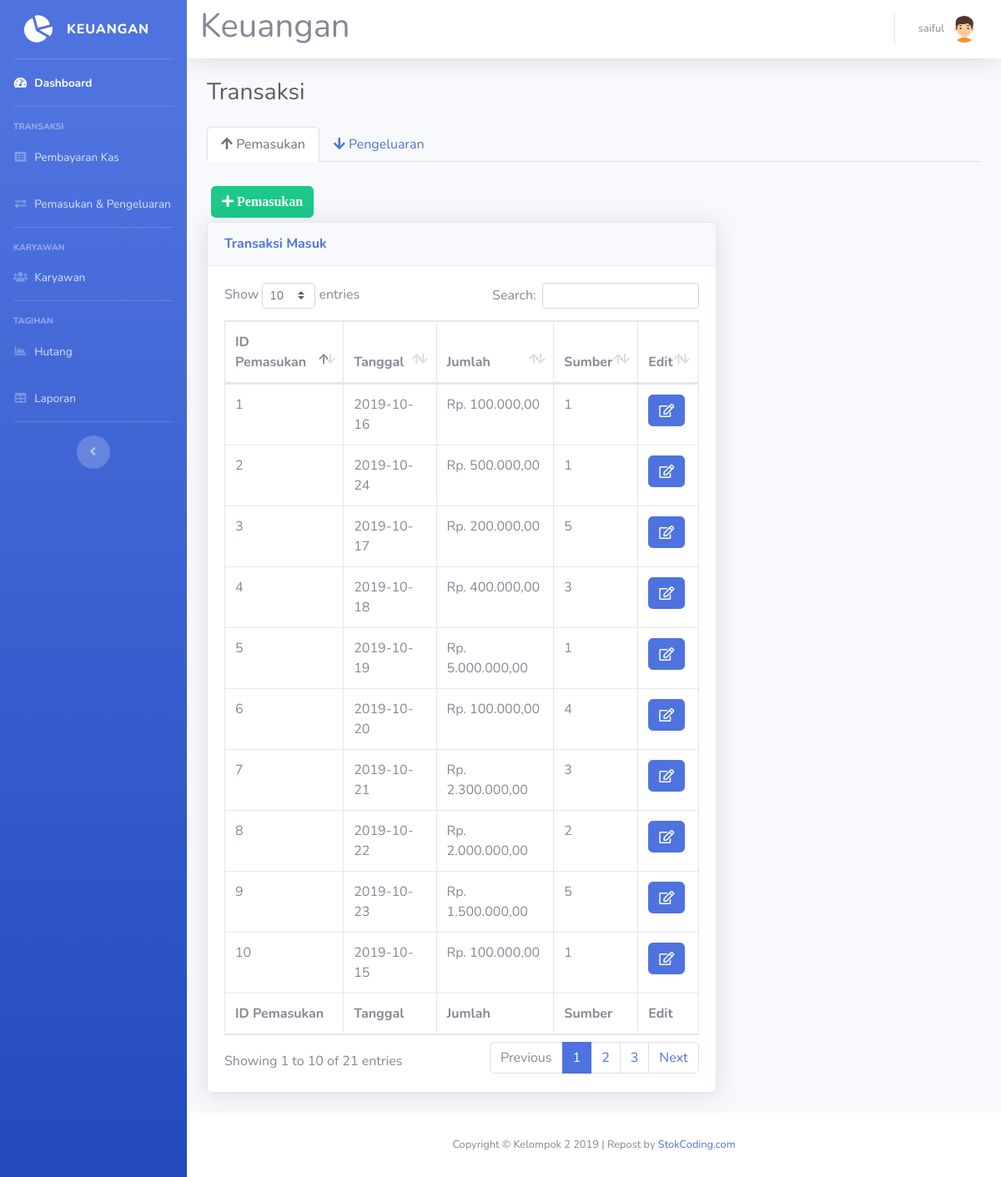
The page /transaksi.php (signed in) on the database its author committed.
### tables this page shows
CREATE TABLE `pemasukan` (
  `id_pemasukan` int(11) NOT NULL,
  `tgl_pemasukan` date NOT NULL,
  `jumlah` int(11) NOT NULL,
  `id_sumber` int(11) NOT NULL
);

### transaksi.php (the view, shortened to what this page needs)
<!DOCTYPE html>
<html lang="en">
<head>
  <link href="vendor/fontawesome-free/css/all.min.css" rel="stylesheet" type="text/css">
  <link href="css/sb-admin-2.min.css" rel="stylesheet">
  <link href="vendor/datatables/dataTables.bootstrap4.min.css" rel="stylesheet">
</head>
<body id="page-top">
<?php
require 'koneksi.php';
require 'sidebar.php';
?>
  <div id="content">
<?php require 'navbar.php'; ?>
    <div class="container-fluid">
      <div class="d-sm-flex align-items-center justify-content-between mb-4">
        <h1 class="h3 mb-0 text-gray-800">Transaksi</h1>
      </div>
      <ul class="nav nav-tabs mb-4" id="transaksiTab" role="tablist">
        <li class="nav-item">
          <a class="nav-link active" id="pendapatan-tab" data-toggle="tab" href="#tab-pendapatan" role="tab" aria-controls="tab-pendapatan" aria-selected="true">
            <i class="fas fa-arrow-up"></i> Pemasukan
          </a>
        </li>
        <li class="nav-item">
          <a class="nav-link" id="pengeluaran-tab" data-toggle="tab" href="#tab-pengeluaran" role="tab" aria-controls="tab-pengeluaran" aria-selected="false">
            <i class="fas fa-arrow-down"></i> Pengeluaran
          </a>
        </li>
      </ul>
      <div class="tab-content" id="transaksiTabContent">
        <div class="tab-pane fade show active" id="tab-pendapatan" role="tabpanel" aria-labelledby="pendapatan-tab">
          <div class="row">
            <div class="col-xl-8 col-lg-12">
              <button type="button" class="btn btn-success" style="margin:5px" data-toggle="modal" data-target="#myModalTambahPemasukan">
                <i class="fa fa-plus"> Pemasukan</i>
              </button><br>
              <div class="card shadow mb-4">
                <div class="card-header py-3">
                  <h6 class="m-0 font-weight-bold text-primary">Transaksi Masuk</h6>
                </div>
                <div class="card-body">
                  <div class="table-responsive">
                    <table class="table table-bordered" id="dataTable" width="100%" cellspacing="0">
                      <thead>
                        <tr>
                          <th>ID Pemasukan</th>
                          <th>Tanggal</th>
                          <th>Jumlah</th>
                          <th>Sumber</th>
                          <th>Edit</th>
                        </tr>
                      </thead>
                      <tfoot>
                        <tr>
                          <th>ID Pemasukan</th>
                          <th>Tanggal</th>
                          <th>Jumlah</th>
                          <th>Sumber</th>
                          <th>Edit</th>
                        </tr>
                      </tfoot>
                      <tbody>
<?php
$query = mysqli_query($koneksi, "SELECT * FROM pemasukan");
while ($data = mysqli_fetch_assoc($query)) {
?>
                        <tr>
                          <td><?= $data['id_pemasukan'] ?></td>
                          <td><?= $data['tgl_pemasukan'] ?></td>
                          <td>Rp. <?= number_format($data['jumlah'], 2, ',', '.'); ?></td>
                          <td><?= $data['id_sumber'] ?></td>
                          <td>
                            <a href="#" type="button" class="fa fa-edit btn btn-primary btn-md" data-toggle="modal" data-target="#modalPemasukan<?= $data['id_pemasukan']; ?>"></a>
                          </td>
                        </tr>
<?php
}
?>
                      </tbody>
                    </table>
                  </div>
                </div>
              </div>
            </div>
          </div>
        </div>
      </div>
    </div>
  </div>
<?php require 'footer.php'?>
    </div>
  </div>
</body>
</html>

### rows shown on the page
pemasukan: id_pemasukan "1", tgl_pemasukan "2019-10-16", jumlah "100.000,00", id_sumber "1"
pemasukan: id_pemasukan "2", tgl_pemasukan "2019-10-24", jumlah "500.000,00", id_sumber "1"
pemasukan: id_pemasukan "3", tgl_pemasukan "2019-10-17", jumlah "200.000,00", id_sumber "5"
pemasukan: id_pemasukan "4", tgl_pemasukan "2019-10-18", jumlah "400.000,00", id_sumber "3"
pemasukan: id_pemasukan "5", tgl_pemasukan "2019-10-19", jumlah "5.000.000,00", id_sumber "1"
pemasukan: id_pemasukan "6", tgl_pemasukan "2019-10-20", jumlah "100.000,00", id_sumber "4"
pemasukan: id_pemasukan "7", tgl_pemasukan "2019-10-21", jumlah "2.300.000,00", id_sumber "3"
pemasukan: id_pemasukan "8", tgl_pemasukan "2019-10-22", jumlah "2.000.000,00", id_sumber "2"
pemasukan: id_pemasukan "9", tgl_pemasukan "2019-10-23", jumlah "1.500.000,00", id_sumber "5"
pemasukan: id_pemasukan "10", tgl_pemasukan "2019-10-15", jumlah "100.000,00", id_sumber "1"

### other values the page prints
$_SESSION['nama'] "saiful"
